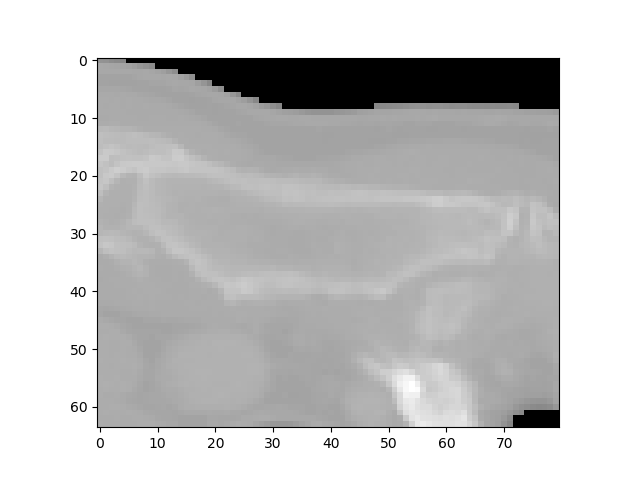
#> input picture workspace/test.png, 640 x 480 px
$ python active_contours.py
#> lines starting #> are read from the running program, lines starting #| are printed output that depends on the picture; after the words box and inside, x2 and y2 are one past the last pixel; in counts of white or black regions, pixels touching at a corner belong together
### workspace/rootPackages/utils/dataExtraction.py
import random as rnd
import numpy as np
import skimage.io as io
from rootPackages.utils.dataPreProcessing import normalize, digitizeToEqualWidth
import os
import pydicom as dcm

def readImage(path):
    #given an image path, return the image as an numpy array
#> called with path = 'test.png'
    return normalize(np.array(io.imread(path)))

# [15 lines left out: function readDicomImageAsArray, not called in this run]


def readData():
    path = "/home/giuliano/Desktop/tfg/workspace/rootPackages/data/ESTRUCTURAS/"
    return readDicomImageAsArray(path)
    #return digitizeToEqualWidth(readDicomImageAsArray(path), 256)

'''
def practiceImages(parameter, random= False):
    #if parameter is an integer then:
        #return a list of n images from practice_image database. Cases wil be chosen by their order in the directory.
        #If random then they will be chosen randomly
    #else if parameter is a list:
        #return a list of images whose indices match those in parameter

    out = []
    #LUNG1-007, -036, -050, -058, -067 are not available
    forbidden = [6, 35, 49, 57, 66]
    auxPath = "C:/Users/A. Giuliano/Desktop/tfg/VSCodeWS_TFG/practice_images/NSCLC-Radiomics/"
    studies = os.listdir(auxPath)

    selected = []

    if isinstance(parameter, int):
        while len(selected) != parameter:
            if random:
                selected = rnd.sample(range(len(studies)), parameter)
            else:
                selected = [i for i in range(parameter)]

            for e in selected:
                if e in forbidden:
                    selected = []

    elif isinstance(parameter, list):
        selected = [e - 1 for e in parameter]
        for e in selected:
            if e in forbidden:
                print("ERROR: the given indices list contains forbidden images. Forbidden are [7, 36, 50, 58, 67]")
                return None
    else:
        print("ERROR: parameter should be an integer or a list")
        return None

    for i in selected:
        possibleSecondPath = os.listdir(auxPath + studies[i])

        for p in possibleSecondPath:
            if "Study" in p:
                secondPath = p
                thirdPath = os.listdir(auxPath + studies[i] + "/" + secondPath)[0]
                completePath = auxPath + studies[i] + "/" + secondPath + "/" + thirdPath
                out.append(readDicomImageAsArray(completePath))

    print()
    print("CHOSEN STUDIES:")
    for i in selected:
        print(studies[i])

    return out
'''

### workspace/rootPackages/utils/dataPreProcessing.py
import numpy as np
import copy
from scipy.ndimage import label, find_objects

'''
This module will define functions to preProcess an image, before further analysis get done
'''

def normalize(image):
    #return the normalized image
    image = image - np.min(image)
#> image is the input picture: shape (480, 640, 4); mean R, G, B, A 199.2, 199.2, 199.2, 255
    return image/np.max(image)

def binarize(image, grayLevel):
    #set grayLevel voxels to 1 and different to 0
    out = np.zeros(image.shape)
    out[image == grayLevel] = 1
    return out

# [6 lines left out: function applyThreshold, not called in this run]

def setGrayThresholds(image, lowerThreshold = 0, upperThreshold = 1):
    #set lower than lowerThreshold grayValues to 0 and higher than upperThreshold to upperThreshold

    if lowerThreshold > upperThreshold:
        raise ValueError('Upper threshold must be grater or equal than lower')

    out = copy.copy(image)
    if lowerThreshold < 0:
        lowerThreshold = 0
    if upperThreshold > 1:
        upperThreshold = 1

    out[image <= lowerThreshold] = 0
    out[image > upperThreshold] = upperThreshold
    return normalize(out)

def setPercentileGrayThresholds(image, lowerThresholdPercentile = 0, upperThresholdPercentile = 100):
    #Set lowerThresholdPercentile grayLeves to 0 and upperThresholdPercentile to 1

    if lowerThresholdPercentile < 0:
        lowerThresholdPercentile = 0
    if upperThresholdPercentile > 100:
        upperThresholdPercentile = 100

    lowerThreshold = np.percentile(image, lowerThresholdPercentile)
    upperThreshold = np.percentile(image, upperThresholdPercentile)

    #print()
    #print('The {} (lower) percentile gray level is: {}'.format(lowerThresholdPercentile, round(lowerThreshold, 2)))
    #print('The {} (upper) percentile gray level is: {}'.format(upperThresholdPercentile, round(upperThreshold, 2)))

    return setGrayThresholds(image, lowerThreshold, upperThreshold)

#TODO: check if time complexity improvement should be done
# [10 lines left out: function digitizeToEqualFrequencies, not called in this run]

def digitizeToEqualWidth(image, GrayLevelsNumber):
    #equal width binning of the image
    if GrayLevelsNumber > len(np.unique(image)):
        GrayLevelsNumber = len(np.unique(image))
    return normalize(np.digitize(image, bins = np.linspace(0, np.max(image), GrayLevelsNumber)) - 1)

#TODO: improve time complexity if necessary
# [7 lines left out: function centerImage, not called in this run]

### workspace/active_contours.py
import numpy as np
import matplotlib.pyplot as plt
from matplotlib.patches import Ellipse
from skimage.color import rgb2gray
from skimage.filters import gaussian, threshold_multiotsu
from skimage.feature import canny
from skimage.segmentation import active_contour

from rootPackages.utils.dataExtraction import readImage
from rootPackages.utils.dataPreProcessing import digitizeToEqualWidth, setPercentileGrayThresholds, setGrayThresholds, binarize

img = readImage('test.png')[100:380, 100:540]
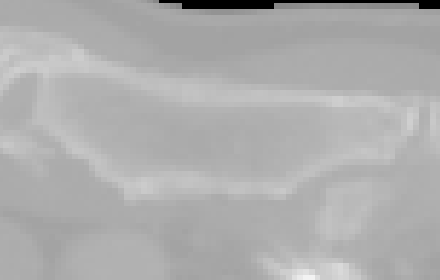
#> img: shape (280, 440, 4) float64; mean of channels 0, 1, 2, 3 0.682, 0.682, 0.682, 1; drawn as R, G, B
img = rgb2gray(img)
#> img: shape (280, 440) float64

img = setPercentileGrayThresholds(img, 20, 70)
#> in setPercentileGrayThresholds, `lowerThreshold = np.percentile(image, lowerThresholdPercentile)`: lowerThreshold = 0.663
#> in setPercentileGrayThresholds, `upperThreshold = np.percentile(image, upperThresholdPercentile)`: upperThreshold = 0.702
#> in setGrayThresholds, `out[image <= lowerThreshold] = 0`:
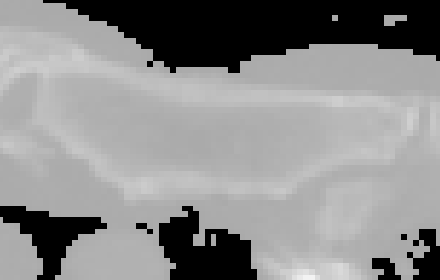
#> out: shape (280, 440) float64; min 0, max 0.949, mean 0.546
#> in normalize (call 2), `return image/np.max(image)`:
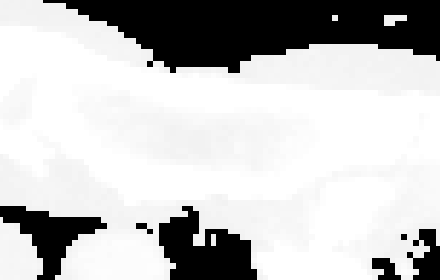
#> returned value: shape (280, 440) float64; min 0, max 1, mean 0.763
img = digitizeToEqualWidth(img, 3)
#> in normalize (call 3), `image = image - np.min(image)`:
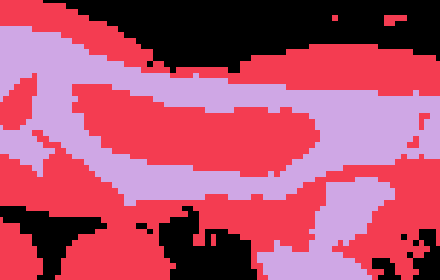
#> image: shape (280, 440) int64; 3 distinct labels, from 0 to 2; one colour per label, 0 black
#> in normalize (call 3), `return image/np.max(image)`:
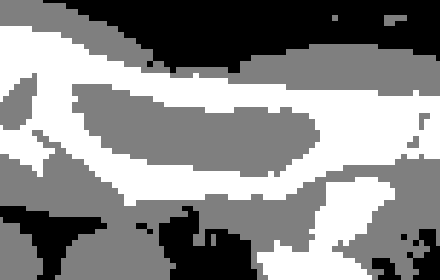
#> returned value: shape (280, 440) float64; min 0, max 1, mean 0.542
img = binarize(img, np.unique(img)[-1])
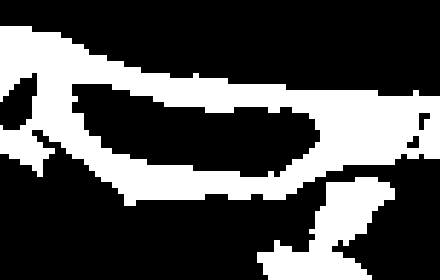
#> img: shape (280, 440) float64; values 0 (black) and 1 (white), 30.6% white; 2 white regions, box (x1, y1, x2, y2) and area: (0, 26, 440, 206) 31030, (257, 177, 395, 280) 6721
img = binarize(img, np.unique(img)[0])

img = canny(img, sigma=1)
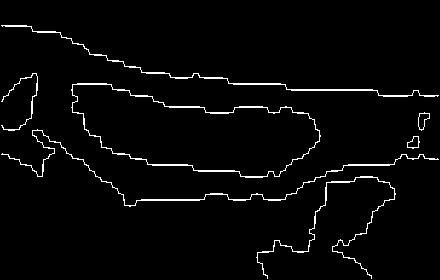
#> img: shape (280, 440) bool; 2.8% white in thin lines or dots

#create the ellipse:
ellipse = Ellipse([130, 200], 90, 280)
path = ellipse.get_path()
# Get the list of path vertices:
vertices = path.vertices.copy()
# Transform the vertices so that they have the correct coordinates:
vertices = ellipse.get_patch_transform().transform(vertices)
init = vertices

#> (the run stopped early here; a loop or call above may not have finished)
